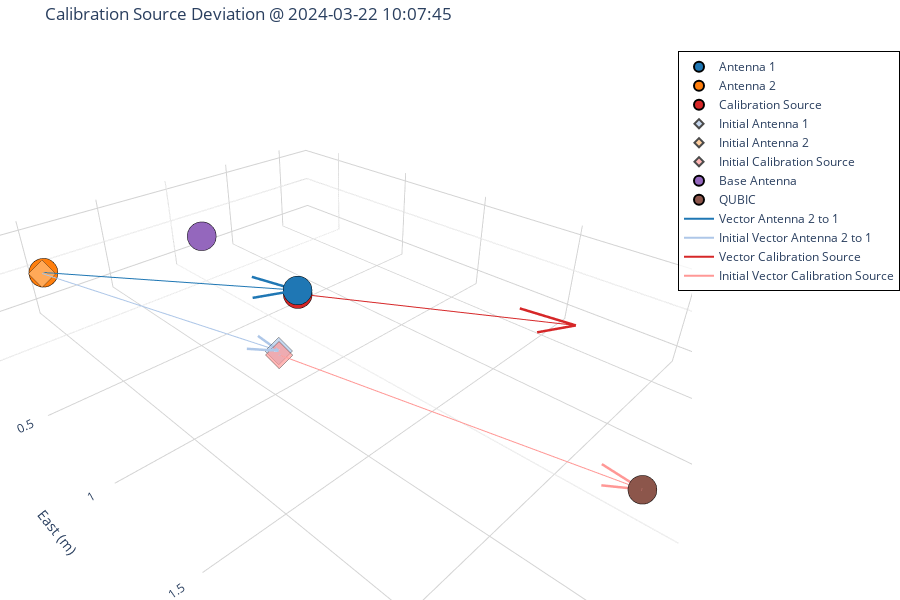

The code cell stored with this chart in its notebook:
### Code cell
observation_index = gps_antenna.get_observation_indices(gps_antenna._datetime, observation_date)
gps.plot_calsource_deviation(observation_index[0])

### Figure 1 — Plotly figure (JSON) as saved in the notebook; plotly's stock layout.template omitted (floating-point values rounded to 4 significant figures)
{"data": [{"hovertemplate": "<b>Antenna 1</b><br>X: %{x:.2f}<br>Y: %{y:.2f}<br>Z: %{z:.2f}<extra></extra>", "marker": {"color": "#1f77b4", "line": {"color": "black", "width": 2}, "opacity": 1, "size": 10, "symbol": "circle"}, "mode": "markers", "name": "Antenna 1", "type": "scatter3d", "x": [0.0641], "y": [0.7714], "z": [0.02139]}, {"hovertemplate": "<b>Antenna 2</b><br>X: %{x:.2f}<br>Y: %{y:.2f}<br>Z: %{z:.2f}<extra></extra>", "marker": {"color": "#ff7f0e", "line": {"color": "black", "width": 2}, "opacity": 1, "size": 10, "symbol": "circle"}, "mode": "markers", "name": "Antenna 2", "type": "scatter3d", "x": [0.9769], "y": [-0.1542], "z": [0.011]}, {"hovertemplate": "<b>Calibration Source</b><br>X: %{x:.2f}<br>Y: %{y:.2f}<br>Z: %{z:.2f}<extra></extra>", "marker": {"color": "#d62728", "line": {"color": "black", "width": 2}, "opacity": 1, "size": 10, "symbol": "circle"}, "mode": "markers", "name": "Calibration Source", "type": "scatter3d", "x": [0.0641], "y": [0.7714], "z": [-0.07861]}, {"hovertemplate": "<b>Initial Antenna 1</b><br>X: %{x:.2f}<br>Y: %{y:.2f}<br>Z: %{z:.2f}<extra></extra>", "marker": {"color": "#aec7e8", "line": {"color": "black", "width": 2}, "opacity": 0.7, "size": 7, "symbol": "diamond"}, "mode": "markers", "name": "Initial Antenna 1", "type": "scatter3d", "x": [0.5366], "y": [1.071], "z": [0.003097]}, {"hovertemplate": "<b>Initial Antenna 2</b><br>X: %{x:.2f}<br>Y: %{y:.2f}<br>Z: %{z:.2f}<extra></extra>", "marker": {"color": "#ffbb78", "line": {"color": "black", "width": 2}, "opacity": 0.7, "size": 7, "symbol": "diamond"}, "mode": "markers", "name": "Initial Antenna 2", "type": "scatter3d", "x": [0.9863], "y": [-0.1486], "z": [0.007]}, {"hovertemplate": "<b>Initial Calibration Source</b><br>X: %{x:.2f}<br>Y: %{y:.2f}<br>Z: %{z:.2f}<extra></extra>", "marker": {"color": "#ff9896", "line": {"color": "black", "width": 2}, "opacity": 0.7, "size": 7, "symbol": "diamond"}, "mode": "markers", "name": "Initial Calibration Source", "type": "scatter3d", "x": [0.5366], "y": [1.071], "z": [-0.0969]}, {"hovertemplate": "<b>Base Antenna</b><br>X: %{x:.2f}<br>Y: %{y:.2f}<br>Z: %{z:.2f}<extra></extra>", "marker": {"color": "#9467bd", "line": {"color": "black", "width": 2}, "opacity": 1, "size": 10, "symbol": "circle"}, "mode": "markers", "name": "Base Antenna", "type": "scatter3d", "x": [0], "y": [0], "z": [0]}, {"hovertemplate": "<b>QUBIC</b><br>X: %{x:.2f}<br>Y: %{y:.2f}<br>Z: %{z:.2f}<extra></extra>", "marker": {"color": "#8c564b", "line": {"color": "black", "width": 2}, "opacity": 1, "size": 10, "symbol": "circle"}, "mode": "markers", "name": "QUBIC", "type": "scatter3d", "x": [0.09], "y": [2.29], "z": [-0.4]}, {"hovertemplate": "<b>%{text}</b><br>X: %{x:.2f}<br>Y: %{y:.2f}<br>Z: %{z:.2f}<extra></extra>", "line": {"color": "#1f77b4", "width": 2}, "mode": "lines", "name": "Vector Antenna 2 to 1", "text": ["Vector Antenna 2 to 1", "Vector Antenna 2 to 1"], "type": "scatter3d", "x": [0.9769, 0.0641], "y": [-0.1542, 0.7714], "z": [0.011, 0.02139]}, {"hovertemplate": "X: %{x:.2f}<br>Y: %{y:.2f}<br>Z: %{z:.2f}<extra></extra>", "line": {"color": "#1f77b4", "width": 5}, "mode": "lines", "showlegend": false, "type": "scatter3d", "x": [0.0641, 0.2969], "y": [0.7714, 0.692], "z": [0.02139, 0.01963]}, {"hovertemplate": "X: %{x:.2f}<br>Y: %{y:.2f}<br>Z: %{z:.2f}<extra></extra>", "line": {"color": "#1f77b4", "width": 5}, "mode": "lines", "showlegend": false, "type": "scatter3d", "x": [0.0641, 0.1403], "y": [0.7714, 0.5375], "z": [0.02139, 0.01963]}, {"hovertemplate": "<b>%{text}</b><br>X: %{x:.2f}<br>Y: %{y:.2f}<br>Z: %{z:.2f}<extra></extra>", "line": {"color": "#aec7e8", "width": 2}, "mode": "lines", "name": "Initial Vector Antenna 2 to 1", "text": ["Initial Vector Antenna 2 to 1", "Initial Vector Antenna 2 to 1"], "type": "scatter3d", "x": [0.9863, 0.5366], "y": [-0.1486, 1.071], "z": [0.007, 0.003097]}, {"hovertemplate": "X: %{x:.2f}<br>Y: %{y:.2f}<br>Z: %{z:.2f}<extra></extra>", "line": {"color": "#aec7e8", "width": 5}, "mode": "lines", "showlegend": false, "type": "scatter3d", "x": [0.5366, 0.6344], "y": [1.071, 0.9793], "z": [0.003097, 0.003458]}, {"hovertemplate": "X: %{x:.2f}<br>Y: %{y:.2f}<br>Z: %{z:.2f}<extra></extra>", "line": {"color": "#aec7e8", "width": 5}, "mode": "lines", "showlegend": false, "type": "scatter3d", "x": [0.5366, 0.5218], "y": [1.071, 0.9378], "z": [0.003097, 0.003458]}, {"hovertemplate": "<b>%{text}</b><br>X: %{x:.2f}<br>Y: %{y:.2f}<br>Z: %{z:.2f}<extra></extra>", "line": {"color": "#d62728", "width": 2}, "mode": "lines", "name": "Vector Calibration Source", "text": ["Vector Calibration Source", "Vector Calibration Source"], "type": "scatter3d", "x": [0.0641, -0.8454], "y": [0.7714, 1.698], "z": [-0.07861, -0.3814]}, {"hovertemplate": "X: %{x:.2f}<br>Y: %{y:.2f}<br>Z: %{z:.2f}<extra></extra>", "line": {"color": "#d62728", "width": 5}, "mode": "lines", "showlegend": false, "type": "scatter3d", "x": [-0.8454, -0.6168], "y": [1.698, 1.622], "z": [-0.3814, -0.3314]}, {"hovertemplate": "X: %{x:.2f}<br>Y: %{y:.2f}<br>Z: %{z:.2f}<extra></extra>", "line": {"color": "#d62728", "width": 5}, "mode": "lines", "showlegend": false, "type": "scatter3d", "x": [-0.8454, -0.7738], "y": [1.698, 1.468], "z": [-0.3814, -0.3314]}, {"hovertemplate": "<b>%{text}</b><br>X: %{x:.2f}<br>Y: %{y:.2f}<br>Z: %{z:.2f}<extra></extra>", "line": {"color": "#ff9896", "width": 2}, "mode": "lines", "name": "Initial Vector Calibration Source", "text": ["Initial Vector Calibration Source", "Initial Vector Calibration Source"], "type": "scatter3d", "x": [0.5366, 0.09], "y": [1.071, 2.29], "z": [-0.0969, -0.4]}, {"hovertemplate": "X: %{x:.2f}<br>Y: %{y:.2f}<br>Z: %{z:.2f}<extra></extra>", "line": {"color": "#ff9896", "width": 5}, "mode": "lines", "showlegend": false, "type": "scatter3d", "x": [0.09, 0.1865], "y": [2.29, 2.201], "z": [-0.4, -0.3727]}, {"hovertemplate": "X: %{x:.2f}<br>Y: %{y:.2f}<br>Z: %{z:.2f}<extra></extra>", "line": {"color": "#ff9896", "width": 5}, "mode": "lines", "showlegend": false, "type": "scatter3d", "x": [0.09, 0.07386], "y": [2.29, 2.16], "z": [-0.4, -0.3727]}], "layout": {"height": 600, "legend": {"bgcolor": "rgba(255,255,255,0.8)", "bordercolor": "black", "borderwidth": 1, "x": 0.98, "y": 0.98}, "margin": {"b": 0, "l": 0, "r": 40, "t": 40}, "scene": {"aspectmode": "data", "camera": {"eye": {"x": 1.2, "y": 1.2, "z": 1}}, "xaxis": {"backgroundcolor": "white", "gridcolor": "lightgrey", "range": [-1.274, 1.415], "title": {"text": "North (m)"}}, "yaxis": {"backgroundcolor": "white", "gridcolor": "lightgrey", "range": [-0.2764, 2.412], "title": {"text": "East (m)"}}, "zaxis": {"backgroundcolor": "white", "gridcolor": "lightgrey", "range": [-1.441, 1.247], "title": {"text": "Down (m)"}}}, "title": {"text": "Calibration Source Deviation @ 2024-03-22 10:07:45"}, "width": 900}}
